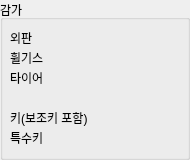
  <widget class="QGroupBox" name="groupBox_2">
   <property name="geometry">
    <rect>
     <x>450</x>
     <y>10</y>
     <width>190</width>
     <height>160</height>
    </rect>
   </property>
   <property name="font">
    <font>
     <pointsize>9</pointsize>
    </font>
   </property>
   <property name="title">
    <string>감가</string>
   </property>
   <property name="flat">
    <bool>false</bool>
   </property>
   <widget class="QLabel" name="q_outside">
    <property name="geometry">
     <rect>
      <x>120</x>
      <y>30</y>
      <width>50</width>
      <height>16</height>
     </rect>
    </property>
    <property name="font">
     <font>
      <pointsize>9</pointsize>
      <weight>75</weight>
      <bold>true</bold>
     </font>
    </property>
    <property name="text">
     <string/>
    </property>
   </widget>
   <widget class="QLabel" name="q_outside_title">
    <property name="geometry">
     <rect>
      <x>10</x>
      <y>30</y>
      <width>91</width>
      <height>16</height>
     </rect>
    </property>
    <property name="font">
     <font>
      <pointsize>9</pointsize>
     </font>
    </property>
    <property name="styleSheet">
     <string notr="true"/>
    </property>
    <property name="text">
     <string>외판</string>
    </property>
    <property name="alignment">
     <set>Qt::AlignLeading|Qt::AlignLeft|Qt::AlignVCenter</set>
    </property>
   </widget>
   <widget class="QLabel" name="q_wheel_title">
    <property name="geometry">
     <rect>
      <x>10</x>
      <y>50</y>
      <width>91</width>
      <height>16</height>
     </rect>
    </property>
    <property name="font">
     <font>
      <pointsize>9</pointsize>
     </font>
    </property>
    <property name="styleSheet">
     <string notr="true"/>
    </property>
    <property name="text">
     <string>휠기스</string>
    </property>
    <property name="alignment">
     <set>Qt::AlignLeading|Qt::AlignLeft|Qt::AlignVCenter</set>
    </property>
   </widget>
   <widget class="QLabel" name="q_wheel">
    <property name="geometry">
     <rect>
      <x>120</x>
      <y>50</y>
      <width>50</width>
      <height>16</height>
     </rect>
    </property>
    <property name="font">
     <font>
      <pointsize>9</pointsize>
      <weight>75</weight>
      <bold>true</bold>
     </font>
    </property>
    <property name="text">
     <string/>
    </property>
   </widget>
   <widget class="QLabel" name="q_tire_title">
    <property name="geometry">
     <rect>
      <x>10</x>
      <y>70</y>
      <width>91</width>
      <height>16</height>
     </rect>
    </property>
    <property name="font">
     <font>
      <pointsize>9</pointsize>
     </font>
    </property>
    <property name="styleSheet">
     <string notr="true"/>
    </property>
    <property name="text">
     <string>타이어</string>
    </property>
    <property name="alignment">
     <set>Qt::AlignLeading|Qt::AlignLeft|Qt::AlignVCenter</set>
    </property>
   </widget>
   <widget class="QLabel" name="q_tire">
    <property name="geometry">
     <rect>
      <x>120</x>
      <y>70</y>
      <width>50</width>
      <height>16</height>
     </rect>
    </property>
    <property name="font">
     <font>
      <pointsize>9</pointsize>
      <weight>75</weight>
      <bold>true</bold>
     </font>
    </property>
    <property name="text">
     <string/>
    </property>
   </widget>
   <widget class="QLabel" name="q_key_title">
    <property name="geometry">
     <rect>
      <x>10</x>
      <y>110</y>
      <width>91</width>
      <height>16</height>
     </rect>
    </property>
    <property name="font">
     <font>
      <pointsize>9</pointsize>
     </font>
    </property>
    <property name="styleSheet">
     <string notr="true"/>
    </property>
    <property name="text">
     <string>키(보조키 포함)</string>
    </property>
    <property name="alignment">
     <set>Qt::AlignLeading|Qt::AlignLeft|Qt::AlignVCenter</set>
    </property>
   </widget>
   <widget class="QLabel" name="q_key_count">
    <property name="geometry">
     <rect>
      <x>120</x>
      <y>110</y>
      <width>50</width>
      <height>16</height>
     </rect>
    </property>
    <property name="font">
     <font>
      <pointsize>9</pointsize>
      <weight>75</weight>
      <bold>true</bold>
     </font>
    </property>
    <property name="text">
     <string/>
    </property>
   </widget>
   <widget class="QLabel" name="q_special_key_title">
    <property name="geometry">
     <rect>
      <x>10</x>
      <y>130</y>
      <width>91</width>
      <height>16</height>
     </rect>
    </property>
    <property name="font">
     <font>
      <pointsize>9</pointsize>
     </font>
    </property>
    <property name="styleSheet">
     <string notr="true"/>
    </property>
    <property name="text">
     <string>특수키</string>
    </property>
    <property name="alignment">
     <set>Qt::AlignLeading|Qt::AlignLeft|Qt::AlignVCenter</set>
    </property>
   </widget>
   <widget class="QLabel" name="q_special_key">
    <property name="geometry">
     <rect>
      <x>120</x>
      <y>130</y>
      <width>50</width>
      <height>16</height>
     </rect>
    </property>
    <property name="font">
     <font>
      <pointsize>9</pointsize>
      <weight>75</weight>
      <bold>true</bold>
     </font>
    </property>
    <property name="text">
     <string/>
    </property>
   </widget>
   <widget class="QLabel" name="q_tire_detail">
    <property name="geometry">
     <rect>
      <x>10</x>
      <y>90</y>
      <width>161</width>
      <height>16</height>
     </rect>
    </property>
    <property name="font">
     <font>
      <pointsize>9</pointsize>
     </font>
    </property>
    <property name="styleSheet">
     <string notr="true">color: rgb(150, 150, 150);</string>
    </property>
    <property name="text">
     <string/>
    </property>
   </widget>
  </widget>
